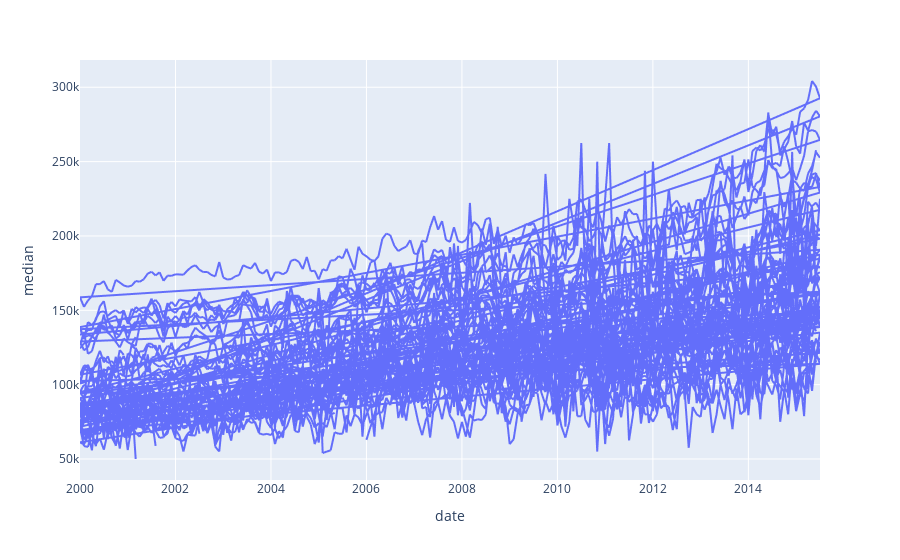

The cell this chart's notebook holds for it:
### Markdown cell above
Notice how by default, plotly give you a tool tip with date and median. If we wanted to add city we can use the hover_name and/or hover_data parameters:

### Code cell
fig = px.line(txhousing, x = "date", y = "median", hover_name = "city")
fig.show()

### Figure 1 — Plotly figure (JSON) as saved in the notebook; plotly's stock layout.template omitted (floating-point values rounded to 4 significant figures; data arrays with more than 128 entries replaced by an {"elided": "..."} marker saying what was removed)
{"data": [{"hovertemplate": "<b>%{hovertext}</b><br><br>date=%{x}<br>median=%{y}<extra></extra>", "hovertext": {"elided": "8602 str values"}, "legendgroup": "", "line": {"color": "#636efa", "dash": "solid"}, "marker": {"symbol": "circle"}, "mode": "lines", "name": "", "showlegend": false, "type": "scattergl", "x": {"elided": "8602 float values"}, "xaxis": "x", "y": {"elided": "8602 int values"}, "yaxis": "y"}], "layout": {"legend": {"tracegroupgap": 0}, "margin": {"t": 60}, "xaxis": {"anchor": "y", "domain": [0, 1], "title": {"text": "date"}}, "yaxis": {"anchor": "x", "domain": [0, 1], "title": {"text": "median"}}}}
